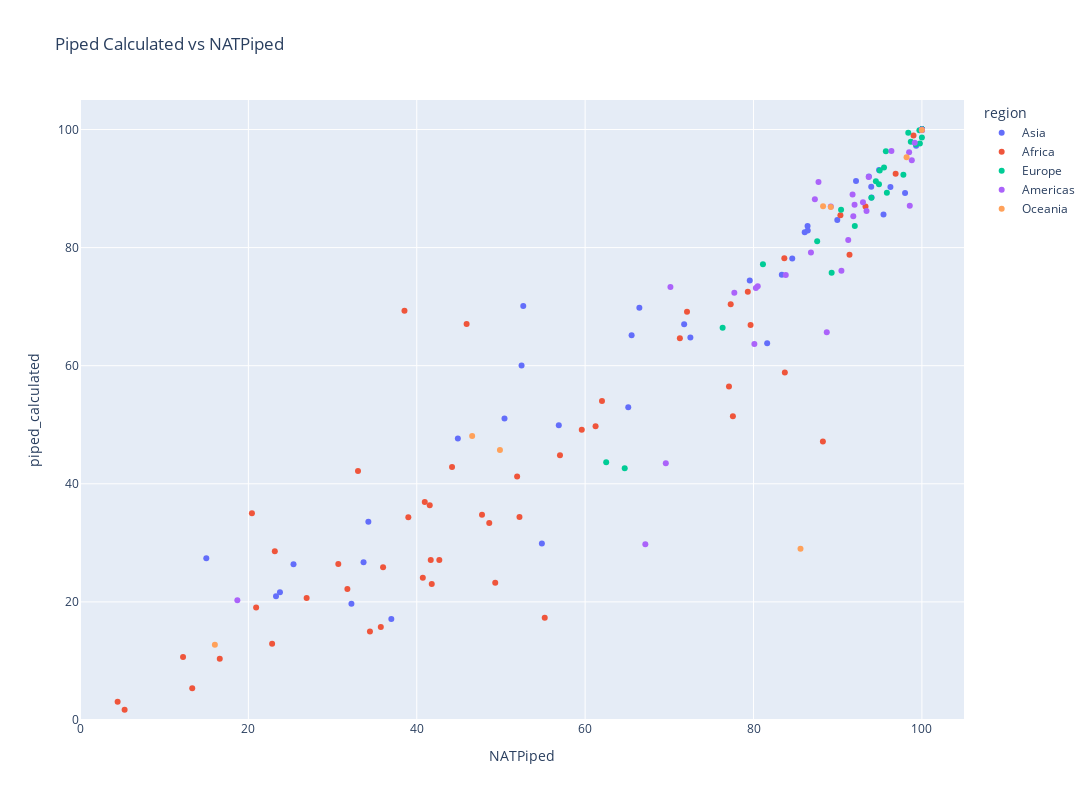

The cell this chart's notebook holds for it:
### Markdown cell above
<div class="alert alert-info">
<h3> <b>4. Relationship between piped water access and GCIL water access </b> </h3>
<a id="piped"></a>
</div>

### Code cell
import plotly.express as px

fig = px.scatter(
    country_medians, x="NATPiped", y="piped_calculated", 
    labels={'x':'NATPiped', 'y':'Piped Calculated'}, 
    title="Piped Calculated vs NATPiped",
    # size="bubble_size",
    color="region",
    hover_data=['Entity']
).update_layout(
    width=1200,
    height=800,
).update_xaxes(
    range=[0, 105]
).update_yaxes(
    range=[0, 105]
)

fig.show()

### Figure 1 — Plotly figure (JSON) as saved in the notebook; plotly's stock layout.template omitted (floating-point values rounded to 4 significant figures)
{"data": [{"customdata": [["Afghanistan"], ["United Arab Emirates"], ["Armenia"], ["Azerbaijan"], ["Bangladesh"], ["Bahrain"], ["Brunei Darussalam"], ["Bhutan"], ["China"], ["Cyprus"], ["Georgia"], ["Indonesia"], ["India"], ["Iran, Islamic Republic of"], ["Iraq"], ["Israel"], ["Jordan"], ["Japan"], ["Kazakhstan"], ["Kyrgyzstan"], ["Cambodia"], ["Korea, Republic of"], ["Lao People's Democratic Republic"], ["Lebanon"], ["Sri Lanka"], ["Myanmar"], ["Mongolia"], ["Malaysia"], ["Nepal"], ["Oman"], ["Pakistan"], ["Philippines"], ["Korea, Democratic People's Republic of"], ["Qatar"], ["Saudi Arabia"], ["Singapore"], ["Syrian Arab Republic"], ["Thailand"], ["Tajikistan"], ["Turkmenistan"], ["Timor-Leste"], ["Türkiye"], ["Taiwan, Province of China"], ["Uzbekistan"], ["Viet Nam"], ["Yemen"]], "hovertemplate": "region=Asia<br>NATPiped=%{x}<br>piped_calculated=%{y}<br>Entity=%{customdata[0]}<extra></extra>", "legendgroup": "Asia", "marker": {"color": "#636efa", "symbol": "circle"}, "mode": "markers", "name": "Asia", "orientation": "v", "showlegend": true, "type": "scatter", "x": [23.75, 100, 100, 93.98, 15, 100, 100, 100, 86.08, 100, 84.6, 23.28, 44.88, 99.31, 83.36, 100, 86.44, 98, 81.62, 93.7, 34.25, 100, 32.24, 92.17, 52.65, 33.68, 36.98, 96.26, 50.42, 95.44, 25.36, 66.44, 65.12, 100, 89.95, 100, 79.55, 86.42, 65.52, 54.86, 71.76, 94.02, 94.91, 72.5, 52.45, 56.87], "xaxis": "x", "y": [21.63, 100.0, 100.0, 90.31, 27.41, 100, 99.99, 100, 82.62, 100.0, 78.14, 20.96, 47.66, 97.27, 75.39, 100, 82.92, 89.27, 63.82, 92.05, 33.59, 100, 19.7, 91.29, 70.12, 26.71, 17.09, 90.28, 51.08, 85.62, 26.38, 69.8, 52.96, 100.0, 84.67, 100, 74.41, 83.68, 65.16, 29.89, 67.04, 88.48, 93.15, 64.77, 60.05, 49.92], "yaxis": "y"}, {"customdata": [["Angola"], ["Burundi"], ["Benin"], ["Burkina Faso"], ["Botswana"], ["Central African Republic"], ["Côte d'Ivoire"], ["Cameroon"], ["Congo, Democratic Republic of the"], ["Congo"], ["Djibouti"], ["Algeria"], ["Egypt"], ["Eritrea"], ["Western Sahara"], ["Ethiopia"], ["Gabon"], ["Ghana"], ["Guinea"], ["Gambia"], ["Guinea-Bissau"], ["Equatorial Guinea"], ["Kenya"], ["Liberia"], ["Libya"], ["Lesotho"], ["Morocco"], ["Madagascar"], ["Mali"], ["Mozambique"], ["Mauritania"], ["Mauritius"], ["Malawi"], ["Namibia"], ["Niger"], ["Nigeria"], ["Rwanda"], ["Sudan"], ["Senegal"], ["Sierra Leone"], ["Somalia"], ["South Sudan"], ["Sao Tome and Principe"], ["Eswatini"], ["Chad"], ["Togo"], ["Tunisia"], ["Tanzania, United Republic of"], ["Uganda"], ["South Africa"], ["Zambia"], ["Zimbabwe"]], "hovertemplate": "region=Africa<br>NATPiped=%{x}<br>piped_calculated=%{y}<br>Entity=%{customdata[0]}<extra></extra>", "legendgroup": "Africa", "marker": {"color": "#EF553B", "symbol": "circle"}, "mode": "markers", "name": "Africa", "orientation": "v", "showlegend": true, "type": "scatter", "x": [42.68, 38.54, 39, 31.76, 91.4, 13.33, 48.61, 41.78, 35.73, 55.2, 83.72, 71.25, 99, 51.92, 77.55, 44.19, 88.24, 57.01, 22.82, 79.32, 47.75, 40.72, 33.02, 5.3, 77.09, 72.1, 79.65, 36, 52.2, 41.66, 61.24, 100, 20.42, 83.66, 41.54, 12.24, 45.92, 59.6, 77.29, 20.92, 49.32, 4.47, 96.88, 62, 16.6, 30.68, 93.3, 40.95, 23.14, 90.32, 34.44, 26.92], "xaxis": "x", "y": [27.08, 69.33, 34.33, 22.17, 78.78, 5.365, 33.37, 23.01, 15.73, 17.31, 58.85, 64.64, 99.0, 41.24, 51.45, 42.87, 47.16, 44.83, 12.92, 72.54, 34.74, 24.08, 42.16, 1.751, 56.46, 69.15, 66.92, 25.88, 34.37, 27.12, 49.74, 100.0, 35.0, 78.2, 36.36, 10.68, 67.07, 49.14, 70.41, 19.04, 23.23, 3.073, 92.5, 54.01, 10.38, 26.44, 86.95, 36.91, 28.6, 85.47, 14.98, 20.65], "yaxis": "y"}, {"customdata": [["Albania"], ["Austria"], ["Belgium"], ["Bulgaria"], ["Bosnia and Herzegovina"], ["Belarus"], ["Switzerland"], ["Czechia"], ["Germany"], ["Denmark"], ["Spain"], ["Estonia"], ["Finland"], ["France"], ["United Kingdom of Great Britain and Northern Ireland"], ["Greece"], ["Croatia"], ["Hungary"], ["Ireland"], ["Iceland"], ["Italy"], ["Liechtenstein"], ["Lithuania"], ["Luxembourg"], ["Latvia"], ["Moldova, Republic of"], ["North Macedonia"], ["Malta"], ["Montenegro"], ["Netherlands, Kingdom of the"], ["Norway"], ["Poland"], ["Portugal"], ["Romania"], ["Russian Federation"], ["San Marino"], ["Serbia"], ["Slovakia"], ["Slovenia"], ["Sweden"], ["Ukraine"]], "hovertemplate": "region=Europe<br>NATPiped=%{x}<br>piped_calculated=%{y}<br>Entity=%{customdata[0]}<extra></extra>", "legendgroup": "Europe", "marker": {"color": "#00cc96", "symbol": "circle"}, "mode": "markers", "name": "Europe", "orientation": "v", "showlegend": true, "type": "scatter", "x": [81.12, 99.7, 100, 99.28, 95.5, 97.8, 100, 100, 100, 100, 100, 100, 100, 100, 100, 100, 94.53, 100, 95.72, 100, 100, 100, 95.84, 99.76, 94.9, 76.33, 92.03, 100, 89.28, 100, 100, 90.4, 98.68, 64.7, 94, 100, 94.99, 98.38, 100, 87.56, 62.5], "xaxis": "x", "y": [77.17, 99.86, 100.0, 97.53, 93.59, 92.33, 100, 100.0, 100.0, 100, 100.0, 99.98, 99.92, 100, 100.0, 100.0, 91.24, 100, 96.33, 98.66, 100.0, 100.0, 89.29, 97.65, 90.73, 66.42, 83.64, 100, 75.74, 100.0, 100.0, 86.42, 97.93, 42.65, 88.46, 100, 93.04, 99.47, 100.0, 81.08, 43.64], "yaxis": "y"}, {"customdata": [["Argentina"], ["Bahamas"], ["Belize"], ["Bolivia, Plurinational State of"], ["Brazil"], ["Canada"], ["Chile"], ["Colombia"], ["Costa Rica"], ["Cuba"], ["Dominican Republic"], ["Ecuador"], ["Grenada"], ["Greenland"], ["Guatemala"], ["Guyana"], ["Honduras"], ["Haiti"], ["Jamaica"], ["Saint Kitts and Nevis"], ["Saint Lucia"], ["Mexico"], ["Nicaragua"], ["Panama"], ["Peru"], ["Paraguay"], ["El Salvador"], ["Suriname"], ["Trinidad and Tobago"], ["Uruguay"], ["United States of America"], ["Saint Vincent and the Grenadines"], ["Venezuela, Bolivarian Republic of"]], "hovertemplate": "region=Americas<br>NATPiped=%{x}<br>piped_calculated=%{y}<br>Entity=%{customdata[0]}<extra></extra>", "legendgroup": "Americas", "marker": {"color": "#ab63fa", "symbol": "circle"}, "mode": "markers", "name": "Americas", "orientation": "v", "showlegend": true, "type": "scatter", "x": [98.56, 91.77, 86.82, 67.15, 98.8, 100, 100, 88.7, 100, 80.1, 80.28, 91.25, 87.72, 100, 77.72, 70.13, 92, 18.69, 83.83, 87.29, 96.38, 98.48, 69.58, 93.42, 91.85, 100, 93, 80.5, 89.18, 100, 99.15, 93.68, 90.44], "xaxis": "x", "y": [87.1, 88.98, 79.17, 29.79, 94.81, 99.88, 99.98, 65.67, 100.0, 63.69, 73.17, 81.3, 91.1, 99.92, 72.35, 73.34, 87.27, 20.28, 75.35, 88.21, 96.38, 96.16, 43.48, 86.22, 85.32, 99.97, 87.7, 73.46, 86.96, 99.92, 97.77, 91.94, 76.08], "yaxis": "y"}, {"customdata": [["Australia"], ["Fiji"], ["New Zealand"], ["Palau"], ["Papua New Guinea"], ["Solomon Islands"], ["Vanuatu"], ["Samoa"]], "hovertemplate": "region=Oceania<br>NATPiped=%{x}<br>piped_calculated=%{y}<br>Entity=%{customdata[0]}<extra></extra>", "legendgroup": "Oceania", "marker": {"color": "#FFA15A", "symbol": "circle"}, "mode": "markers", "name": "Oceania", "orientation": "v", "showlegend": true, "type": "scatter", "x": [98.18, 89.18, 100, 85.58, 16.02, 46.58, 49.88, 88.26], "xaxis": "x", "y": [95.29, 86.86, 99.92, 29.0, 12.73, 48.08, 45.72, 87], "yaxis": "y"}], "layout": {"height": 800, "legend": {"title": {"text": "region"}, "tracegroupgap": 0}, "title": {"text": "Piped Calculated vs NATPiped"}, "width": 1200, "xaxis": {"anchor": "y", "domain": [0, 1], "range": [0, 105], "title": {"text": "NATPiped"}}, "yaxis": {"anchor": "x", "domain": [0, 1], "range": [0, 105], "title": {"text": "piped_calculated"}}}}
